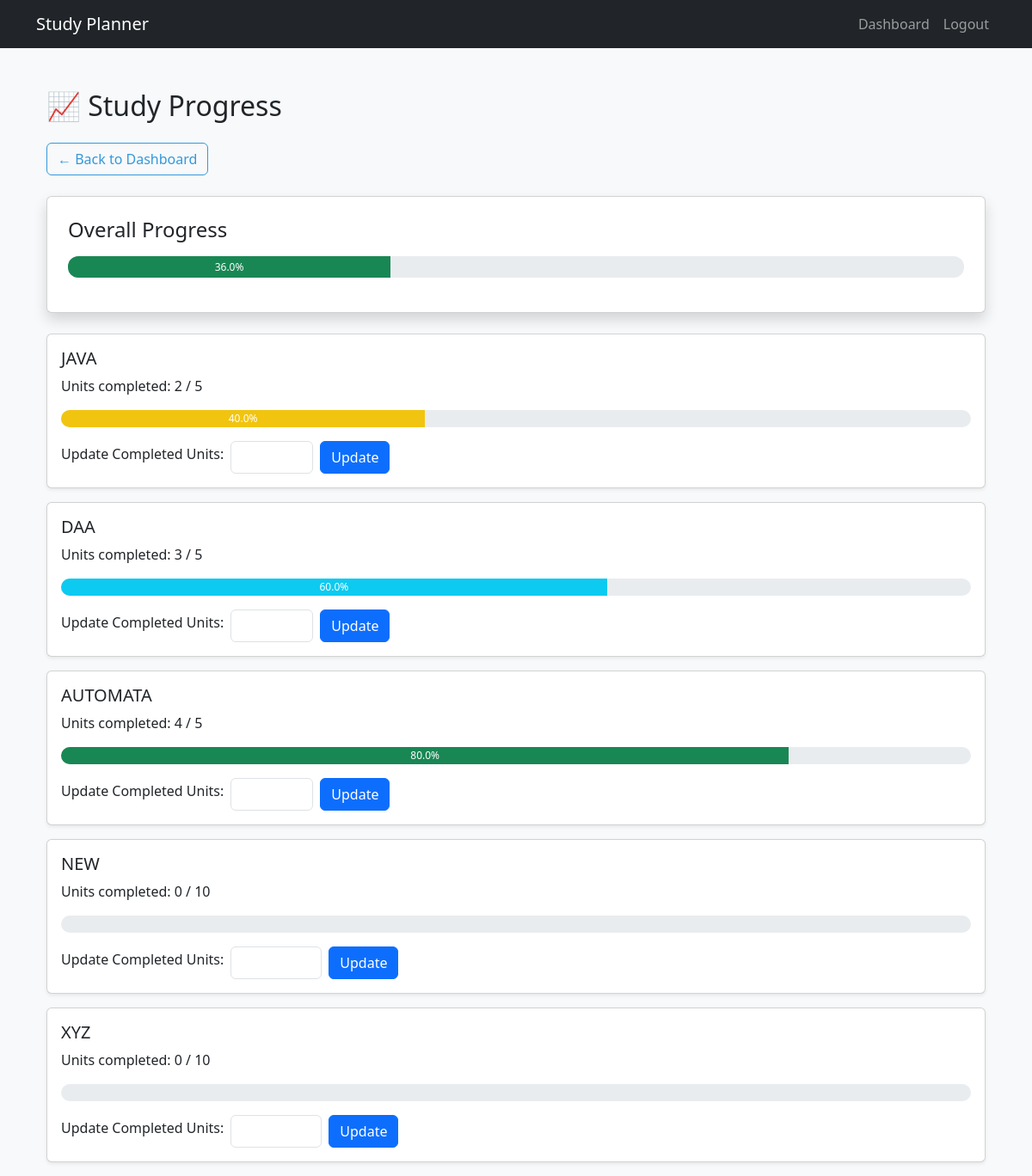
Page /progress (signed in) on the committed database.
### app.py (models this page shows, shortened)
class Subject(db.Model):
    id = db.Column(db.Integer, primary_key=True)
    user_id = db.Column(db.Integer, db.ForeignKey('user.id'), nullable=False)
    name = db.Column(db.String(100), nullable=False)
    days_left = db.Column(db.Integer, nullable=False)
    total_units = db.Column(db.Integer, nullable=False)
    completed_units = db.Column(db.Integer, default=0)
    priority = db.Column(db.Integer, nullable=False)
    complexity = db.Column(db.Integer, nullable=False)
    @property
    def progress_percent(self):
        if self.total_units > 0:
            return round((self.completed_units / self.total_units) * 100, 1)
        return 0.0

### app.py (the view, shortened to what this page needs)
@app.route('/progress', methods=['GET', 'POST'])
@login_required
def progress():
    subjects = Subject.query.filter_by(user_id=current_user.id).all()
    overall_progress = round(
        sum(s.progress_percent for s in subjects) / len(subjects), 1
    ) if subjects else 0
    return render_template("progress.html", subjects=subjects, overall_progress=overall_progress)

### app.py (called while the page is built)
@login_manager.user_loader
def load_user(user_id):
    return User.query.get(int(user_id))

### templates/progress.html (shortened to what this page needs)
{% extends "base.html" %}
{% block content %}
<div class="container mt-5">
    <h2 class="mb-4">📈 Study Progress</h2>
    <a href="{{ url_for('dashboard') }}" class="btn btn-outline-primary mb-4">← Back to Dashboard</a>
    <div class="card shadow p-4 mb-4">
        <h4 class="mb-3">Overall Progress</h4>
        <div class="progress mb-3" style="height: 25px;">
            <div class="progress-bar bg-success" role="progressbar"
                 style="width: {{ overall_progress }}%;" aria-valuenow="{{ overall_progress }}"
                 aria-valuemin="0" aria-valuemax="100">
                {{ overall_progress }}%
            </div>
        </div>
    </div>
    {% for subject in subjects %}
    <div class="card shadow-sm mb-3">
        <div class="card-body">
            <h5 class="card-title">{{ subject.name }}</h5>
            <p class="card-text">
                Units completed: {{ subject.completed_units }} / {{ subject.total_units }}
            </p>
            <div class="progress mb-3" style="height: 20px;">
                <div class="progress-bar {% if subject.progress_percent >= 80 %}bg-success{% elif subject.progress_percent >= 50 %}bg-info{% else %}bg-warning{% endif %}"
                     role="progressbar"
                     style="width: {{ subject.progress_percent }}%;"
                     aria-valuenow="{{ subject.progress_percent }}" aria-valuemin="0" aria-valuemax="100">
                    {{ subject.progress_percent }}%
                </div>
            </div>
            <form method="POST" class="row g-2 align-items-center">
                <div class="col-auto">
                    <label for="completed_units_{{ subject.id }}" class="form-label">Update Completed Units:</label>
                </div>
                <div class="col-auto">
                    <input type="number" class="form-control" min="0" max="{{ subject.total_units }}" name="completed_units" id="completed_units_{{ subject.id }}" required>
                </div>
                <div class="col-auto">
                    <button type="submit" class="btn btn-primary">Update</button>
                </div>
            </form>
        </div>
    </div>
    {% endfor %}
</div>
{% endblock %}

### static/css/style.css (style rules this page uses)
body { font-family: 'Segoe UI', Tahoma, Geneva, Verdana, sans-serif; background-color: #f8f9fa; min-height: 100vh; }
.progress { height: 25px; border-radius: 12px; position: relative; }
.progress-bar { background-color: #3498db; transition: width 0.5s ease; }
.bg-warning { background-color: #f1c40f!important; }
.btn-outline-primary { border-color: #3498db; color: #3498db; }

### rows in the picture
Subject: name "JAVA", completed_units "2", total_units "5", progress_percent "40.0"
Subject: name "DAA", completed_units "3", total_units "5", progress_percent "60.0"
Subject: name "AUTOMATA", completed_units "4", total_units "5", progress_percent "80.0"
Subject: name "NEW", completed_units "0", total_units "10"
Subject: name "XYZ", completed_units "0", total_units "10"

### other values in the picture
{{ overall_progress }} "36.0"
